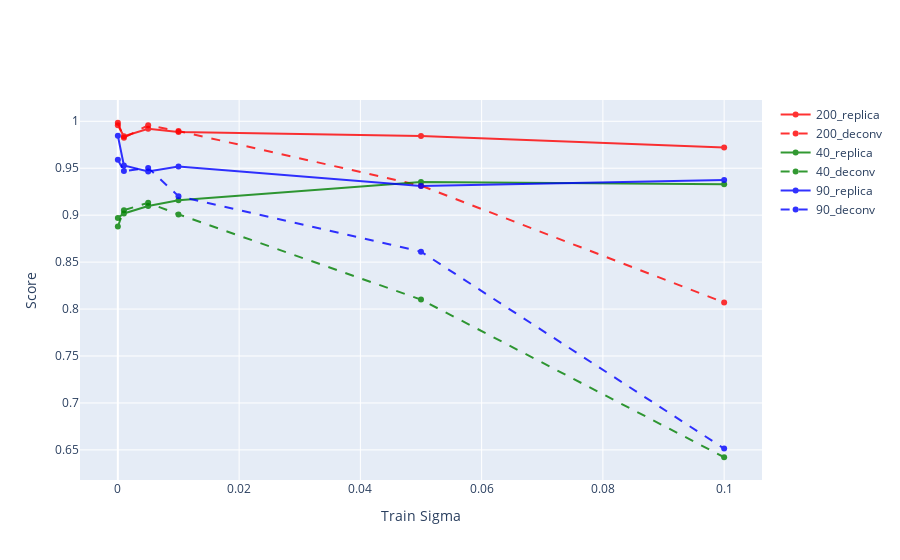

This figure's notebook cell:
### Code cell
import plotly.graph_objects as go

def plot_run(info, scores, color):
    data = scores.sort_values('sigma')
    label = f"{info['num']}_{info['type']}"
    yield go.Scatter(x=data['sigma'],y=data['max_score'],name=label, 
                     line_color=color,
                     opacity=0.8,
                    line=dict(dash="dash" if info['type']=='deconv' else None))

def plot_runs(data):
    data = data[data['sigma'] < 1]
    unique = data[['num']].drop_duplicates()
    for n, color in zip(unique.to_dict(orient="records"),colors):
        for t in ['replica','deconv']:
            n['type'] = t
            scores = data[(data['num'] == n['num']) & (data['type'] == n['type'])]
            yield from plot_run(n, scores, color)
fig = go.Figure(list(plot_runs(data)))
fig.update_layout(xaxis_title="Train Sigma",yaxis_title="Score")
fig

### Figure 1 — Plotly figure (JSON) as saved in the notebook; plotly's stock layout.template omitted (floating-point values rounded to 4 significant figures)
{"data": [{"line": {"color": "red"}, "name": "200_replica", "opacity": 0.8, "type": "scatter", "x": [0, 0.001, 0.005, 0.01, 0.05, 0.1], "y": [0.9959, 0.9841, 0.9921, 0.9885, 0.9844, 0.972]}, {"line": {"color": "red", "dash": "dash"}, "name": "200_deconv", "opacity": 0.8, "type": "scatter", "x": [0, 0.001, 0.005, 0.01, 0.05, 0.1], "y": [0.9984, 0.9824, 0.9957, 0.9897, 0.9315, 0.807]}, {"line": {"color": "green"}, "name": "40_replica", "opacity": 0.8, "type": "scatter", "x": [0, 0.001, 0.005, 0.01, 0.05, 0.1], "y": [0.8971, 0.9018, 0.9097, 0.9158, 0.9354, 0.933]}, {"line": {"color": "green", "dash": "dash"}, "name": "40_deconv", "opacity": 0.8, "type": "scatter", "x": [0, 0.001, 0.005, 0.01, 0.05, 0.1], "y": [0.888, 0.9053, 0.9132, 0.9008, 0.8101, 0.6422]}, {"line": {"color": "blue"}, "name": "90_replica", "opacity": 0.8, "type": "scatter", "x": [0, 0.001, 0.005, 0.01, 0.05, 0.1], "y": [0.9846, 0.9529, 0.9464, 0.9519, 0.9311, 0.9375]}, {"line": {"color": "blue", "dash": "dash"}, "name": "90_deconv", "opacity": 0.8, "type": "scatter", "x": [0, 0.001, 0.005, 0.01, 0.05, 0.1], "y": [0.959, 0.9469, 0.9504, 0.9202, 0.8611, 0.6513]}], "layout": {"xaxis": {"title": {"text": "Train Sigma"}}, "yaxis": {"title": {"text": "Score"}}}}
